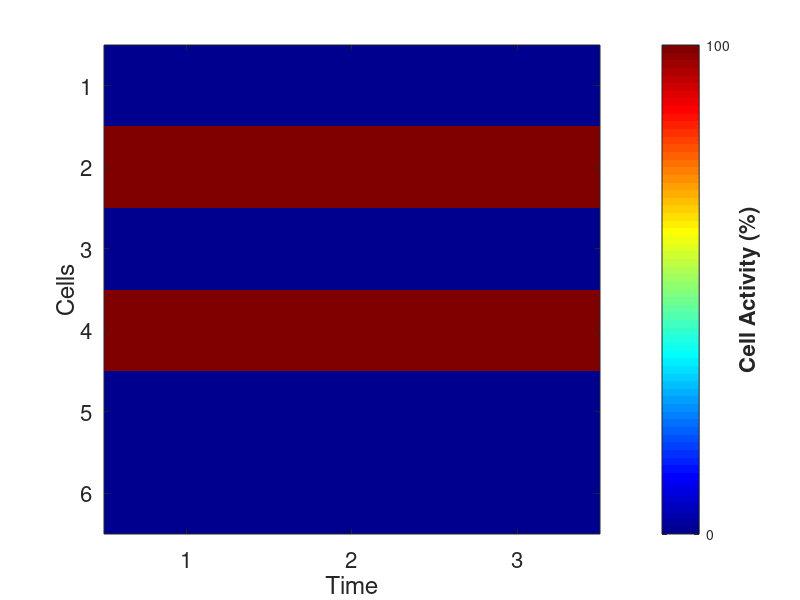
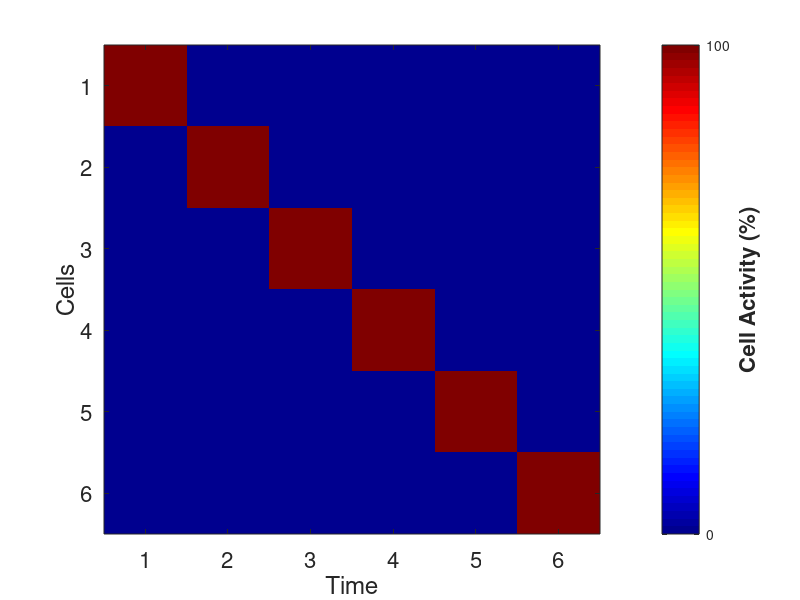

The MATLAB script that drew these images, in order:
%Persistent vs sequential activity

per = zeros(6,3);
seq = zeros(6,6);

per(2,:) = 1;
per(4,:) = 1;

for cell = 1:size(seq)
    seq(cell,cell) = 1;
end

fontSize = 16;
figure(1)
imagesc(per)
% title('Persistent activity', ...
%     'FontSize', fontSize+20,...
%     'FontWeight', 'bold')
xlabel('Time', ...
    'FontSize', fontSize)
ylabel('Cells', ...
    'FontSize', fontSize)
xticks(1:size(per,2))
colormap('jet')
z = colorbar;
ylabel(z,'Cell Activity (%)', ...
    'FontSize', fontSize, ...
    'FontWeight', 'bold')
set(z,'YTick',[0, 1])
set(z,'YTickLabel',({'0', '100'}))
set(gca,'FontSize', fontSize)

figure(2)
imagesc(seq)
% title('Sequential activity', ...
%     'FontSize', fontSize+20,...
%     'FontWeight', 'bold')
xlabel('Time', ...
    'FontSize', fontSize)
ylabel('Cells', ...
    'FontSize', fontSize)
xticks(1:size(seq,2))
colormap('jet')
z = colorbar;
ylabel(z,'Cell Activity (%)', ...
    'FontSize', fontSize, ...
    'FontWeight', 'bold')
caxis([0 1])
set(z,'YTick',[0, 1])
set(z,'YTickLabel',({'0', '100'}))
set(gca,'FontSize', fontSize)